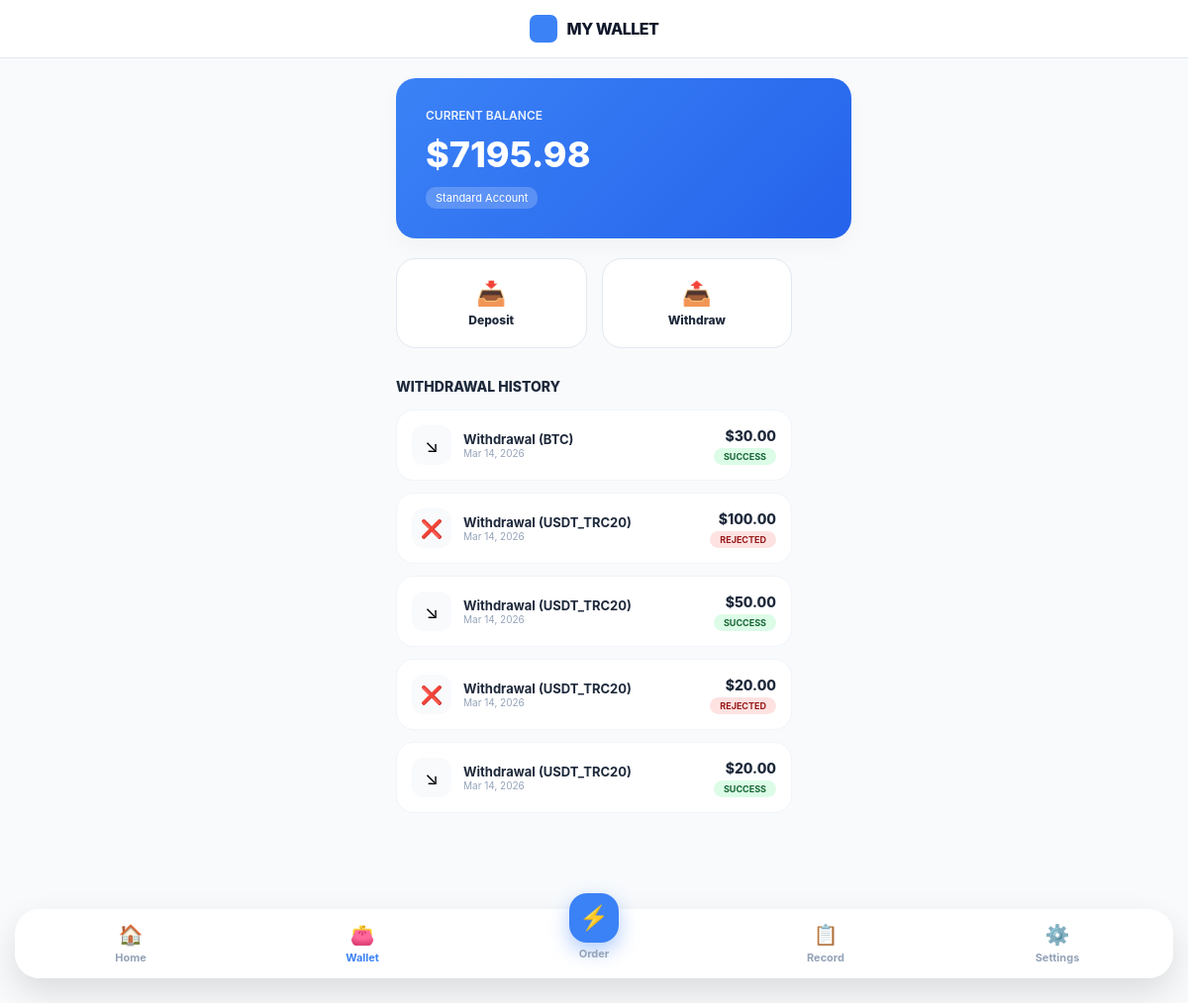
The app's page /wallet/ (signed in) with its own data.
### Catalog/models.py (models this page shows, shortened)
class Profile(models.Model):
    user = models.OneToOneField(User, on_delete=models.CASCADE, related_name='profile')
    balance = models.DecimalField(max_digits=12, decimal_places=2, default=0.00) # Increased max_digits
    wallet_address = models.CharField(max_length=255, blank=True, null=True)
    phone_number = models.CharField(max_length=20, blank=True, null=True)
    current_progress = models.IntegerField(default=0)

class Order(models.Model):
    STATUS_CHOICES = [
        ('scheduled', 'Scheduled'),
        ('pending', 'Pending'),
        ('completed', 'Completed'),
        ('frozen', 'Frozen'),
        ('withdrawal', 'Withdrawal Pending'),
        ('withdrawn', 'Withdrawn/Paid'),
        ('rejected', 'Rejected'),
    ]
    user = models.ForeignKey(User, on_delete=models.CASCADE, related_name='orders', null=True, blank=True)
    product_name = models.CharField(max_length=255)
    price = models.DecimalField(max_digits=12, decimal_places=2, default=0.00)
    profit = models.DecimalField(max_digits=12, decimal_places=2, default=0.00)
    commission_rate = models.DecimalField(max_digits=5, decimal_places=2, default=1.00)
    status = models.CharField(max_length=20, choices=STATUS_CHOICES, default='pending')
    created_at = models.DateTimeField(auto_now_add=True)
    scheduled_at = models.IntegerField(null=True, blank=True)

### Catalog/views.py (the view)
# urls.py: path('wallet/', views.user_wallet, name='user_wallet'),
@login_required(login_url='user_login')
def user_wallet(request):
    return render(request, 'users/wallet.html', {'profile': request.user.profile})

### Catalog/templates/users/wallet.html
{% extends "users/user_main.html" %}
{% block header_title %}MY WALLET{% endblock %}
{% block content %}
<div style="width: 100%; max-width: 400px; margin: 0 auto; padding-bottom: 40px;">
    <div class="dashboard-card" style="padding: 30px; background: linear-gradient(135deg, #3b82f6 0%, #2563eb 100%); color: white; border: none; margin-bottom: 20px; border-radius: 20px;">
        <div style="font-size: 12px; font-weight: 600; opacity: 0.9; text-transform: uppercase;">Current Balance</div>
        <div style="font-size: 36px; font-weight: 800; margin: 10px 0;">${{ profile.balance }}</div>
        <div style="font-size: 11px; background: rgba(255,255,255,0.2); display: inline-block; padding: 4px 10px; border-radius: 10px;">
            Standard Account
        </div>
    </div>
    <div style="display: grid; grid-template-columns: 1fr 1fr; gap: 15px; margin-bottom: 25px;">
        <a href="{% url 'user_settings' %}" style="text-decoration: none; background: white; padding: 20px; border-radius: 20px; text-align: center; border: 1px solid #e2e8f0;">
            <div style="font-size: 24px; margin-bottom: 5px;">📥</div>
            <div style="font-size: 12px; font-weight: 800; color: #1e293b;">Deposit</div>
        </a>
        <a href="{% url 'withdraw_funds' %}" style="text-decoration: none; background: white; padding: 20px; border-radius: 20px; text-align: center; border: 1px solid #e2e8f0;">
            <div style="font-size: 24px; margin-bottom: 5px;">📤</div>
            <div style="font-size: 12px; font-weight: 800; color: #1e293b;">Withdraw</div>
        </a>
    </div>
    <div style="margin-top: 30px;">
        <h4 style="margin: 0 0 15px 0; font-size: 14px; color: #1e293b; font-weight: 800;">WITHDRAWAL HISTORY</h4>
        {% if user.orders.all %}
            {% for order in user.orders.all|dictsortreversed:"created_at" %}
                {% if order.status in 'withdrawal,withdrawn,rejected' %}
                <div style="background: white; padding: 15px; border-radius: 18px; border: 1px solid #f1f5f9; margin-bottom: 12px; display: flex; justify-content: space-between; align-items: center;">
                    <div style="display: flex; align-items: center; gap: 12px;">
                        <div style="background: #f8fafc; width: 40px; height: 40px; border-radius: 12px; display: flex; align-items: center; justify-content: center; font-size: 18px;">
                            {% if order.status == 'rejected' %}❌{% else %}↘{% endif %}
                        </div>
                        <div>
                            <div style="font-size: 13px; font-weight: 700; color: #1e293b;">{{ order.product_name }}</div>
                            <div style="font-size: 10px; color: #94a3b8;">{{ order.created_at|date:"M d, Y" }}</div>
                        </div>
                    </div>
                    <div style="text-align: right;">
                        <div style="font-size: 14px; font-weight: 800; color: #1e293b;">
                            ${{ order.price }}
                        </div>
                        <span style="font-size: 9px; padding: 3px 10px; border-radius: 20px; font-weight: 700; text-transform: uppercase;
                            {% if order.status == 'withdrawn' %} background: #dcfce7; color: #166534;
                            {% elif order.status == 'withdrawal' %} background: #fef9c3; color: #854d0e;
                            {% else %} background: #fee2e2; color: #991b1b; {% endif %}">
                            {% if order.status == 'withdrawal' %}
                                Pending
                            {% elif order.status == 'withdrawn' %}
                                Success
                            {% elif order.status == 'rejected' %}
                                Rejected
                            {% endif %}
                        </span>
                    </div>
                </div>
                {% endif %}
            {% endfor %}
        {% else %}
            <div style="text-align: center; padding: 40px; color: #94a3b8; font-size: 12px;">No records.</div>
        {% endif %}
    </div>
</div>
{% endblock %}

### Catalog/templates/users/user_main.html (style rules this page uses)
:root { --primary: #3b82f6; --inactive: #94a3b8; --bg: #f8fafc; --dark: #0f172a; }
body { margin: 0; background: var(--bg); font-family: -apple-system, sans-serif; padding-bottom: 120px; }
.dashboard-card { background: white; width: 100%; max-width: 400px; border-radius: 28px; box-shadow: 0 10px 25px rgba(0,0,0,0.03); overflow: hidden; border: 1px solid #f1f5f9; }

### records on screen
Profile: balance "7195.98"
Order: product_name "Withdrawal (BTC)", created_at "Mar 14, 2026", price "30.00", status "SUCCESS"
Order: product_name "Withdrawal (USDT_TRC20)", created_at "Mar 14, 2026", price "100.00", status "REJECTED"
Order: product_name "Withdrawal (USDT_TRC20)", created_at "Mar 14, 2026", price "50.00", status "SUCCESS"
Order: product_name "Withdrawal (USDT_TRC20)", created_at "Mar 14, 2026", price "20.00", status "REJECTED"
Order: product_name "Withdrawal (USDT_TRC20)", created_at "Mar 14, 2026", price "20.00", status "SUCCESS"
